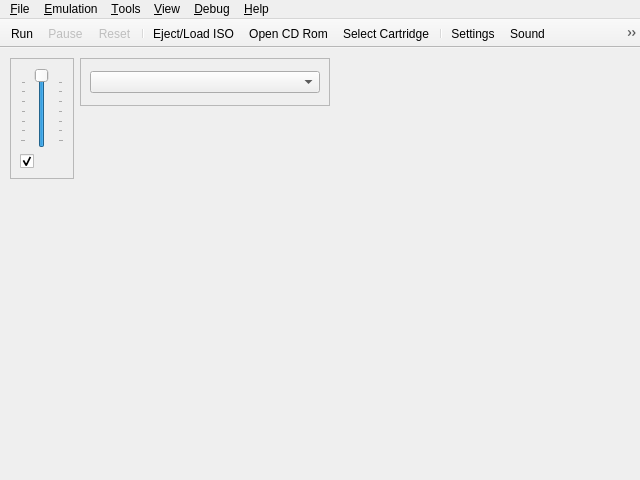
<?xml version="1.0" encoding="UTF-8"?>
<ui version="4.0">
 <class>UIYabause</class>
 <widget class="QMainWindow" name="UIYabause">
  <property name="geometry">
   <rect>
    <x>0</x>
    <y>0</y>
    <width>640</width>
    <height>480</height>
   </rect>
  </property>
  <property name="windowTitle">
   <string>Yabause Qt GUI</string>
  </property>
  <property name="windowIcon">
   <iconset>
    <normaloff>:/icons/icons/yabause.png</normaloff>:/icons/icons/yabause.png</iconset>
  </property>
  <property name="iconSize">
   <size>
    <width>16</width>
    <height>16</height>
   </size>
  </property>
  <widget class="QWidget" name="centralwidget">
   <widget class="QFrame" name="fSound">
    <property name="geometry">
     <rect>
      <x>10</x>
      <y>10</y>
      <width>64</width>
      <height>121</height>
     </rect>
    </property>
    <property name="sizePolicy">
     <sizepolicy hsizetype="Maximum" vsizetype="Fixed">
      <horstretch>0</horstretch>
      <verstretch>0</verstretch>
     </sizepolicy>
    </property>
    <property name="frameShape">
     <enum>QFrame::StyledPanel</enum>
    </property>
    <property name="frameShadow">
     <enum>QFrame::Sunken</enum>
    </property>
    <layout class="QVBoxLayout">
     <item>
      <widget class="QSlider" name="sVolume">
       <property name="sizePolicy">
        <sizepolicy hsizetype="Expanding" vsizetype="Expanding">
         <horstretch>0</horstretch>
         <verstretch>0</verstretch>
        </sizepolicy>
       </property>
       <property name="toolTip">
        <string>Volume</string>
       </property>
       <property name="maximum">
        <number>100</number>
       </property>
       <property name="value">
        <number>100</number>
       </property>
       <property name="orientation">
        <enum>Qt::Vertical</enum>
       </property>
       <property name="tickPosition">
        <enum>QSlider::TicksBothSides</enum>
       </property>
       <property name="tickInterval">
        <number>15</number>
       </property>
      </widget>
     </item>
     <item>
      <widget class="QCheckBox" name="cbSound">
       <property name="toolTip">
        <string>Mute/UnMute Sound</string>
       </property>
       <property name="icon">
        <iconset resource="../resources/resources.qrc">
         <normaloff>:/actions/sound.png</normaloff>:/actions/sound.png</iconset>
       </property>
       <property name="checked">
        <bool>true</bool>
       </property>
      </widget>
     </item>
    </layout>
   </widget>
   <widget class="QFrame" name="fVideoDriver">
    <property name="geometry">
     <rect>
      <x>80</x>
      <y>10</y>
      <width>250</width>
      <height>48</height>
     </rect>
    </property>
    <property name="sizePolicy">
     <sizepolicy hsizetype="Maximum" vsizetype="Fixed">
      <horstretch>0</horstretch>
      <verstretch>0</verstretch>
     </sizepolicy>
    </property>
    <property name="frameShape">
     <enum>QFrame::StyledPanel</enum>
    </property>
    <property name="frameShadow">
     <enum>QFrame::Sunken</enum>
    </property>
    <layout class="QVBoxLayout">
     <item>
      <widget class="QComboBox" name="cbVideoDriver"/>
     </item>
    </layout>
   </widget>
  </widget>
  <widget class="QMenuBar" name="menubar">
   <property name="geometry">
    <rect>
     <x>0</x>
     <y>0</y>
     <width>640</width>
     <height>20</height>
    </rect>
   </property>
   <widget class="QMenu" name="mFile">
    <property name="title">
     <string>&amp;File</string>
    </property>
    <widget class="QMenu" name="mFileSaveState">
     <property name="title">
      <string>S&amp;ave State</string>
     </property>
     <property name="icon">
      <iconset resource="../resources/resources.qrc">
       <normaloff>:/actions/icons/actions/save_state.png</normaloff>:/actions/icons/actions/save_state.png</iconset>
     </property>
     <addaction name="aFileSaveStateAs"/>
     <addaction name="separator"/>
     <addaction name="aFileSaveState0"/>
     <addaction name="aFileSaveState1"/>
     <addaction name="aFileSaveState2"/>
     <addaction name="aFileSaveState3"/>
     <addaction name="aFileSaveState4"/>
     <addaction name="aFileSaveState5"/>
     <addaction name="aFileSaveState6"/>
     <addaction name="aFileSaveState7"/>
     <addaction name="aFileSaveState8"/>
     <addaction name="aFileSaveState9"/>
    </widget>
    <widget class="QMenu" name="mFileLoadState">
     <property name="title">
      <string>L&amp;oad State</string>
     </property>
     <property name="icon">
      <iconset resource="../resources/resources.qrc">
       <normaloff>:/actions/icons/actions/load_state.png</normaloff>:/actions/icons/actions/load_state.png</iconset>
     </property>
     <addaction name="aFileLoadStateAs"/>
     <addaction name="separator"/>
     <addaction name="aFileLoadState0"/>
     <addaction name="aFileLoadState1"/>
     <addaction name="aFileLoadState2"/>
     <addaction name="aFileLoadState3"/>
     <addaction name="aFileLoadState4"/>
     <addaction name="aFileLoadState5"/>
     <addaction name="aFileLoadState6"/>
     <addaction name="aFileLoadState7"/>
     <addaction name="aFileLoadState8"/>
     <addaction name="aFileLoadState9"/>
    </widget>
    <addaction name="aFileSettings"/>
    <addaction name="separator"/>
    <addaction name="aFileOpenISO"/>
    <addaction name="aFileOpenCDRom"/>
    <addaction name="aFileOpenSTV"/>
    <addaction name="separator"/>
    <addaction name="mFileSaveState"/>
    <addaction name="mFileLoadState"/>
    <addaction name="separator"/>
    <addaction name="aFileScreenshot"/>
    <addaction name="separator"/>
    <addaction name="aFileQuit"/>
   </widget>
   <widget class="QMenu" name="mView">
    <property name="title">
     <string>&amp;View</string>
    </property>
    <widget class="QMenu" name="mViewLayer">
     <property name="title">
      <string>&amp;Layer</string>
     </property>
     <property name="icon">
      <iconset resource="../resources/resources.qrc">
       <normaloff>:/actions/icons/actions/layer.png</normaloff>:/actions/icons/actions/layer.png</iconset>
     </property>
     <addaction name="aViewLayerVdp1"/>
     <addaction name="aViewLayerNBG0"/>
     <addaction name="aViewLayerNBG1"/>
     <addaction name="aViewLayerNBG2"/>
     <addaction name="aViewLayerNBG3"/>
     <addaction name="aViewLayerRBG0"/>
     <addaction name="aViewLayerRBG1"/>
    </widget>
    <addaction name="aViewFPS"/>
    <addaction name="mViewLayer"/>
    <addaction name="aViewFullscreen"/>
    <addaction name="aViewLog"/>
   </widget>
   <widget class="QMenu" name="mViewDebug">
    <property name="enabled">
     <bool>true</bool>
    </property>
    <property name="title">
     <string>&amp;Debug</string>
    </property>
    <addaction name="aViewDebugMSH2"/>
    <addaction name="aViewDebugSSH2"/>
    <addaction name="aViewDebugVDP1"/>
    <addaction name="aViewDebugVDP2"/>
    <addaction name="aViewDebugGfxEditor"/>
    <addaction name="aViewDebugM68K"/>
    <addaction name="aViewDebugSCUDSP"/>
    <addaction name="aViewDebugSCSP"/>
    <addaction name="aViewDebugSCSPChan"/>
    <addaction name="aViewDebugSCSPDSP"/>
    <addaction name="separator"/>
    <addaction name="aViewDebugMemoryEditor"/>
   </widget>
   <widget class="QMenu" name="mHelp">
    <property name="title">
     <string>&amp;Help</string>
    </property>
    <addaction name="aHelpReport"/>
    <addaction name="aHelpCompatibilityList"/>
    <addaction name="aHelpAbout"/>
   </widget>
   <widget class="QMenu" name="mTools">
    <property name="title">
     <string>&amp;Tools</string>
    </property>
    <addaction name="aToolsBackupManager"/>
    <addaction name="aToolsCheatsList"/>
    <addaction name="aToolsCheatSearch"/>
    <addaction name="aToolsTransfer"/>
   </widget>
   <widget class="QMenu" name="mEmulation">
    <property name="title">
     <string>&amp;Emulation</string>
    </property>
    <addaction name="aEmulationRun"/>
    <addaction name="aEmulationPause"/>
    <addaction name="aEmulationReset"/>
    <addaction name="separator"/>
    <addaction name="aEmulationVSync"/>
   </widget>
   <addaction name="mFile"/>
   <addaction name="mEmulation"/>
   <addaction name="mTools"/>
   <addaction name="mView"/>
   <addaction name="mViewDebug"/>
   <addaction name="mHelp"/>
  </widget>
  <widget class="QToolBar" name="toolBar">
   <property name="windowTitle">
    <string>toolBar</string>
   </property>
   <property name="movable">
    <bool>false</bool>
   </property>
   <property name="floatable">
    <bool>true</bool>
   </property>
   <attribute name="toolBarArea">
    <enum>TopToolBarArea</enum>
   </attribute>
   <attribute name="toolBarBreak">
    <bool>false</bool>
   </attribute>
   <addaction name="aEmulationRun"/>
   <addaction name="aEmulationPause"/>
   <addaction name="aEmulationReset"/>
   <addaction name="separator"/>
   <addaction name="aFileOpenISO"/>
   <addaction name="aFileOpenCDRom"/>
   <addaction name="aFileOpenSTV"/>
   <addaction name="separator"/>
   <addaction name="aFileSettings"/>
   <addaction name="aSound"/>
   <addaction name="aEmulationVSync"/>
   <addaction name="aViewFPS"/>
   <addaction name="aViewFullscreen"/>
   <addaction name="aFileScreenshot"/>
   <addaction name="separator"/>
   <addaction name="aToolsBackupManager"/>
   <addaction name="aToolsCheatsList"/>
   <addaction name="separator"/>
   <addaction name="aFileQuit"/>
   <addaction name="aHelpAbout"/>
  </widget>
  <action name="aFileQuit">
   <property name="icon">
    <iconset resource="../resources/resources.qrc">
     <normaloff>:/actions/icons/actions/quit.png</normaloff>:/actions/icons/actions/quit.png</iconset>
   </property>
   <property name="text">
    <string>&amp;Quit</string>
   </property>
   <property name="shortcut">
    <string>Ctrl+Q</string>
   </property>
  </action>
  <action name="aYabauseStart">
   <property name="text">
    <string>Start</string>
   </property>
  </action>
  <action name="aYabauseStop">
   <property name="text">
    <string>Stop</string>
   </property>
  </action>
  <action name="aFileSettings">
   <property name="icon">
    <iconset resource="../resources/resources.qrc">
     <normaloff>:/actions/icons/actions/settings.png</normaloff>:/actions/icons/actions/settings.png</iconset>
   </property>
   <property name="text">
    <string>&amp;Settings...</string>
   </property>
   <property name="shortcut">
    <string>Ctrl+S</string>
   </property>
  </action>
  <action name="aEmulationRun">
   <property name="icon">
    <iconset resource="../resources/resources.qrc">
     <normaloff>:/actions/icons/actions/play.png</normaloff>:/actions/icons/actions/play.png</iconset>
   </property>
   <property name="text">
    <string>R&amp;un</string>
   </property>
   <property name="shortcut">
    <string>F1</string>
   </property>
  </action>
  <action name="aEmulationPause">
   <property name="enabled">
    <bool>false</bool>
   </property>
   <property name="icon">
    <iconset resource="../resources/resources.qrc">
     <normaloff>:/actions/icons/actions/pause.png</normaloff>:/actions/icons/actions/pause.png</iconset>
   </property>
   <property name="text">
    <string>&amp;Pause</string>
   </property>
   <property name="shortcut">
    <string>F2</string>
   </property>
  </action>
  <action name="aEmulationReset">
   <property name="enabled">
    <bool>false</bool>
   </property>
   <property name="icon">
    <iconset resource="../resources/resources.qrc">
     <normaloff>:/actions/icons/actions/reset.png</normaloff>:/actions/icons/actions/reset.png</iconset>
   </property>
   <property name="text">
    <string>&amp;Reset</string>
   </property>
   <property name="shortcut">
    <string>F3</string>
   </property>
  </action>
  <action name="aToolsTransfer">
   <property name="enabled">
    <bool>true</bool>
   </property>
   <property name="icon">
    <iconset resource="../resources/resources.qrc">
     <normaloff>:/actions/icons/actions/transfert.png</normaloff>:/actions/icons/actions/transfert.png</iconset>
   </property>
   <property name="text">
    <string>&amp;Transfer</string>
   </property>
   <property name="shortcut">
    <string>Ctrl+T</string>
   </property>
  </action>
  <action name="aFileScreenshot">
   <property name="icon">
    <iconset resource="../resources/resources.qrc">
     <normaloff>:/actions/icons/actions/screenshot.png</normaloff>:/actions/icons/actions/screenshot.png</iconset>
   </property>
   <property name="text">
    <string>Sc&amp;reenshot</string>
   </property>
   <property name="shortcut">
    <string>Ctrl+P</string>
   </property>
  </action>
  <action name="aEmulationVSync">
   <property name="checkable">
    <bool>true</bool>
   </property>
   <property name="icon">
    <iconset resource="../resources/resources.qrc">
     <normaloff>:/actions/icons/actions/frame_skipping.png</normaloff>:/actions/icons/actions/frame_skipping.png</iconset>
   </property>
   <property name="text">
    <string>&amp;Vertical synchronization</string>
   </property>
   <property name="shortcut">
    <string>F4</string>
   </property>
  </action>
  <action name="aViewFPS">
   <property name="checkable">
    <bool>true</bool>
   </property>
   <property name="icon">
    <iconset resource="../resources/resources.qrc">
     <normaloff>:/actions/icons/actions/fps.png</normaloff>:/actions/icons/actions/fps.png</iconset>
   </property>
   <property name="text">
    <string>F&amp;PS</string>
   </property>
   <property name="iconText">
    <string>FPS</string>
   </property>
   <property name="shortcut">
    <string>F12</string>
   </property>
  </action>
  <action name="aViewLayerVdp1">
   <property name="checkable">
    <bool>true</bool>
   </property>
   <property name="checked">
    <bool>true</bool>
   </property>
   <property name="text">
    <string>Vdp1</string>
   </property>
   <property name="shortcut">
    <string>1</string>
   </property>
  </action>
  <action name="aViewFullscreen">
   <property name="checkable">
    <bool>true</bool>
   </property>
   <property name="icon">
    <iconset resource="../resources/resources.qrc">
     <normaloff>:/actions/fullscreen.png</normaloff>:/actions/fullscreen.png</iconset>
   </property>
   <property name="text">
    <string>&amp;Fullscreen</string>
   </property>
   <property name="shortcut">
    <string>Alt+Return</string>
   </property>
  </action>
  <action name="aViewLog">
   <property name="checkable">
    <bool>true</bool>
   </property>
   <property name="icon">
    <iconset resource="../resources/resources.qrc">
     <normaloff>:/actions/icons/actions/log.png</normaloff>:/actions/icons/actions/log.png</iconset>
   </property>
   <property name="text">
    <string>&amp;Log</string>
   </property>
   <property name="shortcut">
    <string>Ctrl+L</string>
   </property>
  </action>
  <action name="aViewDebugMSH2">
   <property name="icon">
    <iconset resource="../resources/resources.qrc">
     <normaloff>:/actions/icons/actions/debug_cpu.png</normaloff>:/actions/icons/actions/debug_cpu.png</iconset>
   </property>
   <property name="text">
    <string>&amp;Master SH2</string>
   </property>
  </action>
  <action name="aViewDebugSSH2">
   <property name="enabled">
    <bool>true</bool>
   </property>
   <property name="icon">
    <iconset resource="../resources/resources.qrc">
     <normaloff>:/actions/icons/actions/debug_cpu.png</normaloff>:/actions/icons/actions/debug_cpu.png</iconset>
   </property>
   <property name="text">
    <string>&amp;Slave SH2</string>
   </property>
  </action>
  <action name="aViewDebugVDP1">
   <property name="enabled">
    <bool>true</bool>
   </property>
   <property name="icon">
    <iconset resource="../resources/resources.qrc">
     <normaloff>:/actions/icons/actions/debug_cpu.png</normaloff>:/actions/icons/actions/debug_cpu.png</iconset>
   </property>
   <property name="text">
    <string>VDP&amp;1</string>
   </property>
  </action>
  <action name="aViewDebugVDP2">
   <property name="enabled">
    <bool>true</bool>
   </property>
   <property name="icon">
    <iconset resource="../resources/resources.qrc">
     <normaloff>:/actions/icons/actions/debug_cpu.png</normaloff>:/actions/icons/actions/debug_cpu.png</iconset>
   </property>
   <property name="text">
    <string>VDP&amp;2</string>
   </property>
  </action>
  <action name="aViewDebugGfxEditor">
   <property name="icon">
    <iconset resource="../resources/resources.qrc">
     <normaloff>:/actions/icons/actions/debug_cpu.png</normaloff>:/actions/icons/actions/debug_cpu.png</iconset>
   </property>
   <property name="text">
    <string>&amp;Graphics Editor (VDP1/VDP2)</string>
   </property>
   <property name="toolTip">
    <string>Edit the sprites and backgrounds of the running game</string>
   </property>
  </action>
  <action name="aViewDebugM68K">
   <property name="enabled">
    <bool>true</bool>
   </property>
   <property name="icon">
    <iconset resource="../resources/resources.qrc">
     <normaloff>:/actions/icons/actions/debug_cpu.png</normaloff>:/actions/icons/actions/debug_cpu.png</iconset>
   </property>
   <property name="text">
    <string>M&amp;68K</string>
   </property>
  </action>
  <action name="aViewDebugSCUDSP">
   <property name="enabled">
    <bool>true</bool>
   </property>
   <property name="icon">
    <iconset resource="../resources/resources.qrc">
     <normaloff>:/actions/icons/actions/debug_cpu.png</normaloff>:/actions/icons/actions/debug_cpu.png</iconset>
   </property>
   <property name="text">
    <string>SCU-&amp;DSP</string>
   </property>
  </action>
  <!-- BUG CORRIGE : cette action etait seulement referencee par
       <addaction name="aViewDebugSCSPDSP"/> dans le menu Debug, sans
       jamais etre declaree ici. uic la creait donc "a la volee", sans
       texte ni icone (entree de menu vide/invisible), et rien dans le
       code ne pouvait s'y accrocher proprement. -->
  <action name="aViewDebugSCSPDSP">
   <property name="enabled">
    <bool>true</bool>
   </property>
   <property name="icon">
    <iconset resource="../resources/resources.qrc">
     <normaloff>:/actions/icons/actions/debug_cpu.png</normaloff>:/actions/icons/actions/debug_cpu.png</iconset>
   </property>
   <property name="text">
    <string>SCSP-&amp;DSP</string>
   </property>
  </action>
  <action name="aViewDebugSCSP">
   <property name="enabled">
    <bool>true</bool>
   </property>
   <property name="icon">
    <iconset resource="../resources/resources.qrc">
     <normaloff>:/actions/icons/actions/debug_cpu.png</normaloff>:/actions/icons/actions/debug_cpu.png</iconset>
   </property>
   <property name="text">
    <string>S&amp;CSP</string>
   </property>
  </action>
  <action name="aViewDebugMemoryTransfer">
   <property name="enabled">
    <bool>true</bool>
   </property>
   <property name="text">
    <string>Memory Transfer</string>
   </property>
  </action>
  <action name="aHelpAbout">
   <property name="icon">
    <iconset resource="../resources/resources.qrc">
     <normaloff>:/actions/icons/actions/about.png</normaloff>:/actions/icons/actions/about.png</iconset>
   </property>
   <property name="text">
    <string>&amp;About...</string>
   </property>
   <property name="shortcutVisibleInContextMenu">
    <bool>false</bool>
   </property>
  </action>
  <action name="aViewLayerNBG0">
   <property name="checkable">
    <bool>true</bool>
   </property>
   <property name="checked">
    <bool>true</bool>
   </property>
   <property name="text">
    <string>NBG0</string>
   </property>
   <property name="shortcut">
    <string>2</string>
   </property>
  </action>
  <action name="aViewLayerNBG1">
   <property name="checkable">
    <bool>true</bool>
   </property>
   <property name="checked">
    <bool>true</bool>
   </property>
   <property name="text">
    <string>NBG1</string>
   </property>
   <property name="shortcut">
    <string>3</string>
   </property>
  </action>
  <action name="aViewLayerNBG2">
   <property name="checkable">
    <bool>true</bool>
   </property>
   <property name="checked">
    <bool>true</bool>
   </property>
   <property name="text">
    <string>NBG2</string>
   </property>
   <property name="shortcut">
    <string>4</string>
   </property>
  </action>
  <action name="aViewLayerNBG3">
   <property name="checkable">
    <bool>true</bool>
   </property>
   <property name="checked">
    <bool>true</bool>
   </property>
   <property name="text">
    <string>NBG3</string>
   </property>
   <property name="shortcut">
    <string>5</string>
   </property>
  </action>
  <action name="aViewLayerRBG0">
   <property name="checkable">
    <bool>true</bool>
   </property>
   <property name="checked">
    <bool>true</bool>
   </property>
   <property name="text">
    <string>RBG0</string>
   </property>
   <property name="shortcut">
    <string>6</string>
   </property>
  </action>
  <action name="aViewLayerRBG1">
   <property name="checkable">
    <bool>true</bool>
   </property>
   <property name="checked">
    <bool>true</bool>
   </property>
   <property name="text">
    <string>RBG1</string>
   </property>
   <property name="shortcut">
    <string>7</string>
   </property>
  </action>
  <action name="aFileSaveState1">
   <property name="text">
    <string>Save1</string>
   </property>
   <property name="shortcut">
    <string>Ctrl+1</string>
   </property>
  </action>
  <action name="aFileSaveState2">
   <property name="text">
    <string>Save2</string>
   </property>
   <property name="shortcut">
    <string>Ctrl+2</string>
   </property>
  </action>
  <action name="aFileSaveState3">
   <property name="text">
    <string>Save3</string>
   </property>
   <property name="shortcut">
    <string>Ctrl+3</string>
   </property>
  </action>
  <action name="aFileSaveState4">
   <property name="text">
    <string>Save4</string>
   </property>
   <property name="shortcut">
    <string>Ctrl+4</string>
   </property>
  </action>
  <action name="aFileSaveState5">
   <property name="text">
    <string>Save5</string>
   </property>
   <property name="shortcut">
    <string>Ctrl+5</string>
   </property>
  </action>
  <action name="aFileSaveState6">
   <property name="text">
    <string>Save6</string>
   </property>
   <property name="shortcut">
    <string>Ctrl+6</string>
   </property>
  </action>
  <action name="aFileSaveState7">
   <property name="text">
    <string>Save7</string>
   </property>
   <property name="shortcut">
    <string>Ctrl+7</string>
   </property>
  </action>
  <action name="aFileSaveState8">
   <property name="text">
    <string>Save8</string>
   </property>
   <property name="shortcut">
    <string>Ctrl+8</string>
   </property>
  </action>
  <action name="aFileSaveState9">
   <property name="text">
    <string>Save9</string>
   </property>
   <property name="shortcut">
    <string>Ctrl+9</string>
   </property>
  </action>
  <action name="aFileLoadState1">
   <property name="text">
    <string>Load1</string>
   </property>
   <property name="shortcut">
    <string>Alt+1</string>
   </property>
  </action>
  <action name="aFileLoadState2">
   <property name="text">
    <string>Load2</string>
   </property>
   <property name="shortcut">
    <string>Alt+2</string>
   </property>
  </action>
  <action name="aFileLoadState3">
   <property name="text">
    <string>Load3</string>
   </property>
   <property name="shortcut">
    <string>Alt+3</string>
   </property>
  </action>
  <action name="aFileLoadState4">
   <property name="text">
    <string>Load4</string>
   </property>
   <property name="shortcut">
    <string>Alt+4</string>
   </property>
  </action>
  <action name="aFileLoadState5">
   <property name="text">
    <string>Load5</string>
   </property>
   <property name="shortcut">
    <string>Alt+5</string>
   </property>
  </action>
  <action name="aFileLoadState6">
   <property name="text">
    <string>Load6</string>
   </property>
   <property name="shortcut">
    <string>Alt+6</string>
   </property>
  </action>
  <action name="aFileLoadState7">
   <property name="text">
    <string>Load7</string>
   </property>
   <property name="shortcut">
    <string>Alt+7</string>
   </property>
  </action>
  <action name="aFileLoadState8">
   <property name="text">
    <string>Load8</string>
   </property>
   <property name="shortcut">
    <string>Alt+8</string>
   </property>
  </action>
  <action name="aFileLoadState9">
   <property name="text">
    <string>Load9</string>
   </property>
   <property name="shortcut">
    <string>Alt+9</string>
   </property>
  </action>
  <action name="aFileSaveStateAs">
   <property name="text">
    <string>To File...</string>
   </property>
   <property name="shortcut">
    <string>F9</string>
   </property>
  </action>
  <action name="aFileLoadStateAs">
   <property name="text">
    <string>From File...</string>
   </property>
   <property name="shortcut">
    <string>F5</string>
   </property>
  </action>
  <action name="aToolsCheatsList">
   <property name="icon">
    <iconset resource="../resources/resources.qrc">
     <normaloff>:/actions/icons/actions/cheats.png</normaloff>:/actions/icons/actions/cheats.png</iconset>
   </property>
   <property name="text">
    <string>&amp;Cheats List...</string>
   </property>
   <property name="shortcut">
    <string>Alt+L</string>
   </property>
  </action>
  <action name="aToolsBackupManager">
   <property name="icon">
    <iconset resource="../resources/resources.qrc">
     <normaloff>:/actions/icons/actions/backup_ram.png</normaloff>:/actions/icons/actions/backup_ram.png</iconset>
   </property>
   <property name="text">
    <string>&amp;Backup Manager...</string>
   </property>
   <property name="shortcut">
    <string>Alt+B</string>
   </property>
  </action>
  <action name="aFileOpenISO">
   <property name="icon">
    <iconset resource="../resources/resources.qrc">
     <normaloff>:/actions/icons/actions/iso.png</normaloff>:/actions/icons/actions/iso.png</iconset>
   </property>
   <property name="text">
    <string>Eject/Load ISO...</string>
   </property>
   <property name="shortcut">
    <string>Ctrl+I</string>
   </property>
  </action>
  <action name="aFileOpenCDRom">
   <property name="icon">
    <iconset resource="../resources/resources.qrc">
     <normaloff>:/actions/icons/actions/cd.png</normaloff>:/actions/icons/actions/cd.png</iconset>
   </property>
   <property name="text">
    <string>Open &amp;CD Rom...</string>
   </property>
   <property name="shortcut">
    <string>Ctrl+C</string>
   </property>
  </action>
  <action name="aFileOpenSTV">
   <property name="icon">
    <iconset resource="../resources/resources.qrc">
     <normaloff>:/actions/icons/actions/stv.png</normaloff>:/actions/icons/actions/stv.png</iconset>
   </property>
   <property name="text">
    <string>Select Cartridge...</string>
   </property>
   <property name="shortcut">
    <string>Ctrl+A</string>
   </property>
  </action>
  <action name="aHelpReport">
   <property name="icon">
    <iconset resource="../resources/resources.qrc">
     <normaloff>:/actions/icons/actions/compatibility.png</normaloff>:/actions/icons/actions/compatibility.png</iconset>
   </property>
   <property name="text">
    <string>Bug report</string>
   </property>
   <property name="statusTip">
    <string>https://github.com/FCare/yabause/issues</string>
   </property>
   <property name="shortcutVisibleInContextMenu">
    <bool>false</bool>
   </property>
  </action>
  <action name="aHelpCompatibilityList">
   <property name="icon">
    <iconset resource="../resources/resources.qrc">
     <normaloff>:/actions/icons/actions/compatibility.png</normaloff>:/actions/icons/actions/compatibility.png</iconset>
   </property>
   <property name="text">
    <string>Compatibility List</string>
   </property>
   <property name="statusTip">
    <string>https://tradu-france.com/wiki-emu-compatibility/index.php?title=Accueil</string>
   </property>
   <property name="shortcutVisibleInContextMenu">
    <bool>false</bool>
   </property>
  </action>
  <action name="aSound">
   <property name="icon">
    <iconset resource="../resources/resources.qrc">
     <normaloff>:/actions/sound.png</normaloff>:/actions/sound.png</iconset>
   </property>
   <property name="text">
    <string>Sound...</string>
   </property>
  </action>
  <action name="aFileSaveState0">
   <property name="text">
    <string>Save0</string>
   </property>
   <property name="shortcut">
    <string>Ctrl+0</string>
   </property>
  </action>
  <action name="aFileLoadState0">
   <property name="text">
    <string>Load0</string>
   </property>
   <property name="shortcut">
    <string>Alt+0</string>
   </property>
  </action>
  <action name="aViewDebugMemoryEditor">
   <property name="enabled">
    <bool>true</bool>
   </property>
   <property name="icon">
    <iconset resource="../resources/resources.qrc">
     <normaloff>:/actions/icons/actions/debug_cpu.png</normaloff>:/actions/icons/actions/debug_cpu.png</iconset>
   </property>
   <property name="text">
    <string>Memory &amp;Editor</string>
   </property>
  </action>
  <action name="aToolsCheatSearch">
   <property name="icon">
    <iconset resource="../resources/resources.qrc">
     <normaloff>:/actions/icons/actions/cheat_search.png</normaloff>:/actions/icons/actions/cheat_search.png</iconset>
   </property>
   <property name="text">
    <string>Cheat &amp;Search...</string>
   </property>
   <property name="shortcut">
    <string>Alt+S</string>
   </property>
  </action>
  <action name="aViewDebugSCSPChan">
   <property name="icon">
    <iconset resource="../resources/resources.qrc">
     <normaloff>:/actions/icons/actions/debug_cpu.png</normaloff>:/actions/icons/actions/debug_cpu.png</iconset>
   </property>
   <property name="text">
    <string>SCSP Channels</string>
   </property>
  </action>
 </widget>
 <resources>
  <include location="../resources/resources.qrc"/>
 </resources>
 <connections>
  <connection>
   <sender>aFileQuit</sender>
   <signal>triggered()</signal>
   <receiver>UIYabause</receiver>
   <slot>close()</slot>
   <hints>
    <hint type="sourcelabel">
     <x>-1</x>
     <y>-1</y>
    </hint>
    <hint type="destinationlabel">
     <x>159</x>
     <y>119</y>
    </hint>
   </hints>
  </connection>
 </connections>
</ui>
